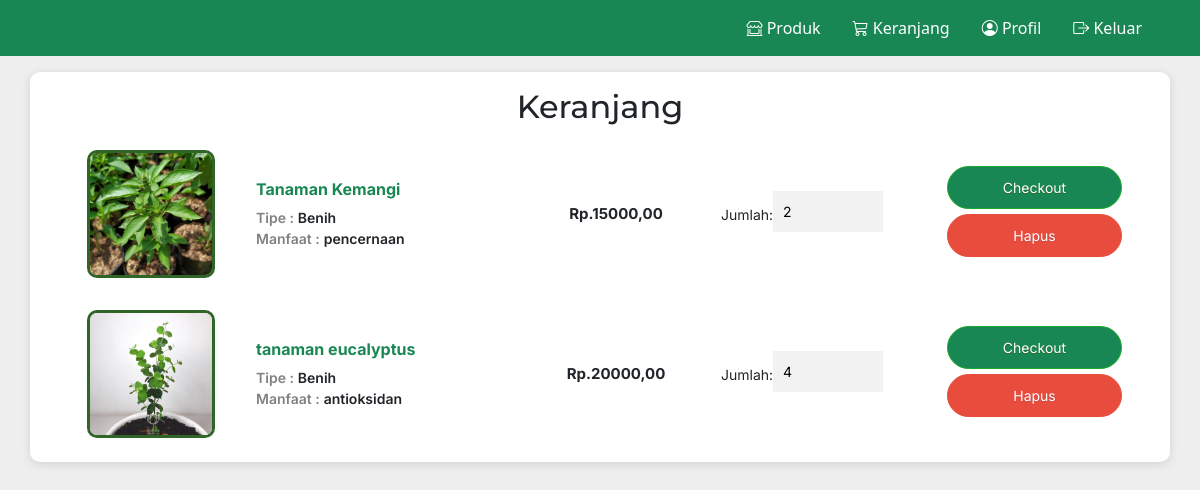
Page /keranjang.php (signed in) on the committed database.
### tables this page shows
CREATE TABLE `keranjang` (
  `id_keranjang` int(11) NOT NULL,
  `tgl` datetime DEFAULT current_timestamp(),
  `id_user` int(11) NOT NULL,
  `id_produk` int(11) NOT NULL,
  `qty` int(11) DEFAULT 1
);

CREATE TABLE `produk` (
  `id_produk` int(11) NOT NULL,
  `nama_produk` varchar(100) DEFAULT NULL,
  `manfaat` varchar(200) DEFAULT NULL,
  `harga` int(11) DEFAULT NULL,
  `deskripsi` varchar(500) DEFAULT NULL,
  `tgl_ditambahkan` datetime DEFAULT current_timestamp(),
  `stok` int(11) DEFAULT NULL,
  `foto` char(100) DEFAULT NULL,
  `tipe` enum('Benih','Bibit','Alat','Pupuk') DEFAULT NULL,
  `viewed` int(11) DEFAULT 0
);

### config.php (called while the page is built, shortened)
<?php
$koneksi = mysqli_connect("localhost", "root", "", "takemyherb");
function query($query){
    global $koneksi;
    $result = mysqli_query($koneksi, $query);
    $rows = [];
    while($row = mysqli_fetch_assoc($result) ){
        $rows[] = $row;
    }
    return $rows;
}
?>

### keranjang.php (the view, shortened to what this page needs)
<?php
    require("config.php");
    $username = $_SESSION['username'];
    $keranjang = query("SELECT k.*, u.username, p.* FROM keranjang k INNER JOIN user u ON k.id_user = u.id_user INNER JOIN produk p ON k.id_produk = p.id_produk WHERE u.username = '$username'");
?>
<!DOCTYPE html>
<html lang="en">
<head>
    <link href="https://cdn.jsdelivr.net/npm/bootstrap@5.1.3/dist/css/bootstrap.min.css" rel="stylesheet">
    <link rel="stylesheet" href="https://cdn.jsdelivr.net/npm/bootstrap-icons@1.7.2/font/bootstrap-icons.css">
    <link rel="stylesheet" href="css/style.css?php echo time(); ?>">
</head>
<body class="body">
    <?php include('_header.php'); ?>
    <div class="container cart--card mt-3 pt-3 pb-2 ">
        <div class="body--title">
            <h2>Keranjang</h2>
        </div>
    <?php $i = 1; foreach($keranjang as $row) : ?>
    <form action="controlkeranjang.php" method="get">
    <div>
        <div class="col-md-12 row m-3">
            <div class="col-md-2 cart--product--container">
                <img class="cart--product--image" src="img/<?=$row["foto"]; ?>.jpg">
            </div>
            <div class="cart--product--desc col-md-3">
                <div class="">
                    <h6 class="cart--product--title"><?=$row["nama_produk"]; ?></h6>
                    <div>
                        <span class="cart--product--desc__grey"> Tipe : </span>
                        <span class="cart--product--desc__bold"><?=$row["tipe"]; ?></span>
                    </div>
                    <div>
                        <span class="cart--product--desc__grey"> Manfaat : </span>
                        <span class="cart--product--desc__bold"><?=$row["manfaat"]; ?></span>
                    </div>
                </div>
            </div>
            <div class="col-md-2 cart--product--price">
                <p class="cart--product--price__right">
                    Rp.<?=$row["harga"]; ?>,00
                </p>
            </div>
            <div class="col-md-2 cart--product--qty">
                    Jumlah:
                    <input type="text" name="qty" id="qty" value="<?= $row["qty"];?>">
            </div>
            <div class="col-md-3 cart--product--button">
                <div >
                    <input type="submit" class="cart--button" value="Checkout" name="checkout">
                    <input type="submit" class="cart--button cart--button__cancel" value="Hapus" name="hapusitem">
                </div>
            </div>
        </div>
    </div>
    </form>
    <?php $i++; endforeach; ?>
    </div>
</body>
</html>

### css/style.css (style rules this page uses)
.body { background-color: rgb(238,238,238); }
.body--title { font-family: "Montserrat"; font-weight: 600; text-align: center }
.cart--card { display: flex; flex-direction: column; border-radius: 10px; background-color: white; box-shadow: rgba(99, 99, 99, 0.2) 0px 2px 8px 0px; overflow: hidden; font-family: "Inter"; }
.cart--product--container { display: flex; flex-direction: column; align-items: center; }
.cart--product--image { object-fit: cover; width: 8rem; height: 8rem; border-radius: 10px; border-style: solid; border-color: #2f6627; }
.cart--product--title { font-weight: 700; color: #198754; }
.cart--product--desc { margin-top: auto; margin-bottom: auto; font-size: 14px; }
.cart--product--desc__grey { font-weight: 600; color: gray; display: inline-block; }
.cart--product--desc__bold { font-weight: 600; }
.cart--product--price { font-weight: 700; margin-top: auto; margin-bottom: auto; font-size: 15px; }
.cart--product--price__right { text-align: center; margin-top: auto; margin-bottom: auto; }
.cart--product--qty { margin-top: auto; margin-bottom: auto; display: flex; flex-direction: row; align-items: center; font-size: 14px; }
.cart--product--button { margin-top: auto; margin-bottom: auto; display: flex; flex-direction: row; align-items: center; justify-content: center; }
.cart--button { background-color:#198754; border-radius:28px; border:1px solid #18ab29; display:inline-block; cursor:pointer; color:#ffffff; font-size:14px; padding:10px 15px; text-decoration:none; text-shadow:0px 1px 0px #2f6627; text-align: center; }
.cart--button__cancel { background-color:#E74C3C; text-shadow:0px 1px 0px rgb(199, 72, 72); border:1px solid #E74C3C; }
.profile--form--input, input { outline: 0; background: #f2f2f2; width: 100%; border: 0; margin: 0 0 5px; padding: 10px; box-sizing: border-box; font-size: 14px; }

### rows in the picture
keranjang: id_produk.foto (picture), id_produk.nama_produk "Tanaman Kemangi", id_produk.tipe "Benih", id_produk.manfaat "pencernaan", id_produk.harga "15000", qty "2"
keranjang: id_produk.foto (picture), id_produk.nama_produk "tanaman eucalyptus", id_produk.tipe "Benih", id_produk.manfaat "antioksidan", id_produk.harga "20000", qty "4"
